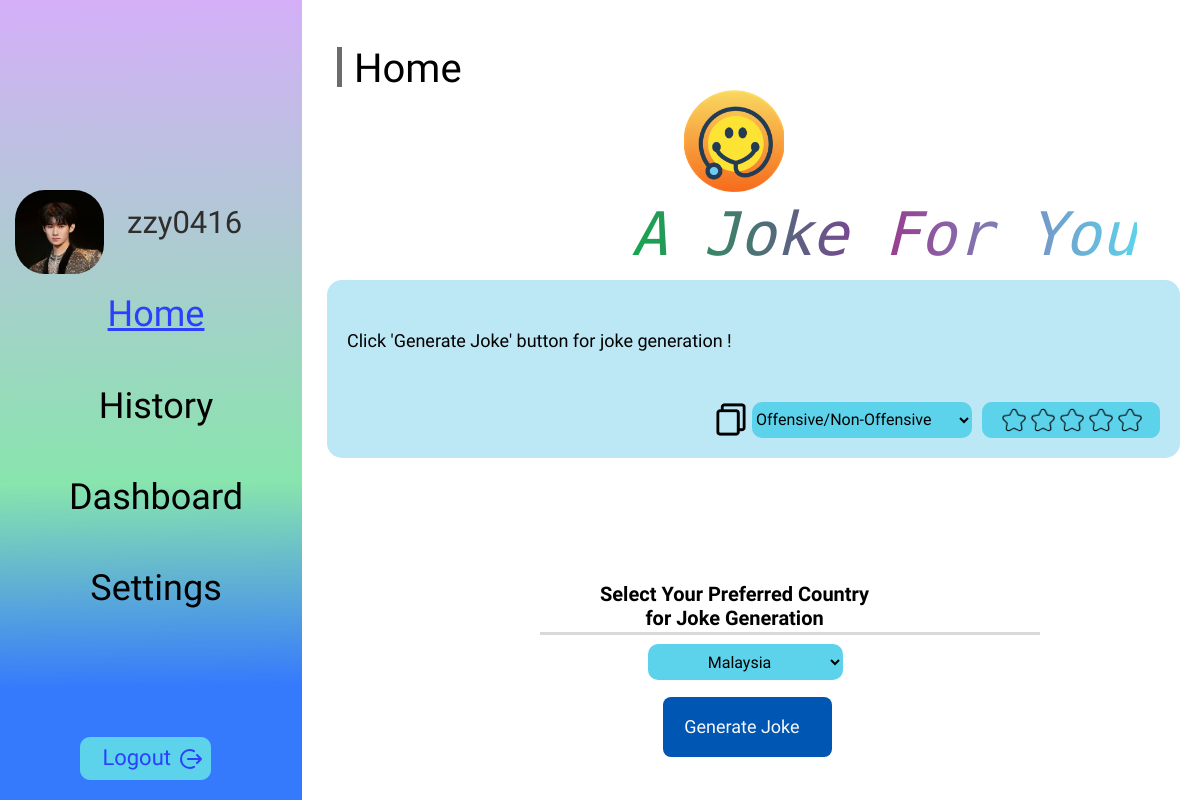
Screenshot of /home/ (signed in) with the database file from the repository.
### Users/models.py (models this page shows, shortened)
class User(models.Model):
    username = models.CharField(max_length=7, unique=True, null=False, blank=False)
    password = models.CharField(max_length=128, null=False, blank=False)
    country = models.CharField(max_length=20, choices=COUNTRY_CHOICES, null=False, blank=False)
    age = models.PositiveIntegerField()
    profile_image = models.ImageField(upload_to='images/', default='images/profilepic.jpg')
    is_admin = models.BooleanField(default=False)
    gender = models.CharField(max_length=1, choices=GENDER_CHOICES, null=False, blank=False)

### Users/views.py (the view)
# urls.py: path('home/', views.index, name='index'), #create history with restapi done
def index(request):
    user_id = request.session.get('user_id')
    if user_id:
        user = User.objects.get(id=user_id)
    else:
        user = None
    return render(request, 'home.html', {'user': user})

### Users/templates/home.html (shortened to what this page needs)
{% load static %}
<!DOCTYPE html>
<html lang="en">
<head>
    <link rel="stylesheet" href="https://unpkg.com/animate.css@4.1.1/animate.css" />
    <link rel="stylesheet" href="https://unpkg.com/@teleporthq/teleport-custom-scripts/dist/style.css" />
</head>
<body>
    {% if user %}
    <link rel="stylesheet" href="{% static 'css/style.css' %}">
    <div>
        <link href="{% static 'css/home-page.css' %}" rel="stylesheet" />
        <div class="home-page-container">
            <div class="home-page-home-page">
                <div class="home-page-rectangle2">
                    <div class="username-container">
                        <img src="{{ user.profile_image.url }}" alt="Ellipse88534" class="home-page-ellipse8" />
                        <span class="home-page-text02"><span>{{ user.username }}</span></span>
                    </div>
                    <span class="home-page-text04"> <span>Home</span></span>
                    <span class="home-page-text06">
                        <a href="{% url 'history' %}" class="home-page-link">History</a>
                    </span>
                    <span class="home-page-text06">
                        <a href="{% url 'dashboard' %}" class="home-page-link">Dashboard</a>
                    </span>
                    <span class="home-page-text08">
                        <a href="{% url 'usersettings' %}" class="home-page-link">Settings</a>
                    </span>
                    <div class="home-page-group13" onclick="showLogoutAlert()">
                        <img src="{% static 'asset/rectangle491125-hq87.svg' %}" alt="Rectangle491125"
                            class="home-page-rectangle49" />
                        <img src="{% static 'asset/logout041125-yt97.svg' %}" alt="logout041125"
                            class="home-page-logout04" />
                        <span class="home-page-text22">
                            <a href="{% url 'logout' %}" id="logout-link">Logout</a>
                        </span>
                    </div>
                </div>
                <img src="{% static 'asset/rectangle41122-y8l4-200w.png' %}" alt="Rectangle41122"
                    class="home-page-rectangle4" />
                <span class="home-page-text"><span>Home</span></span>
                <img src="{% static 'asset/image34435-e9f-200w.png' %}" alt="Rectangle41122"
                    class="logo" />
                <div class="animated_text">
                    <span class="home-page-text10">A Joke For You</span>
                </div>
                <div class="text-bubble-container">
                    <div class="home-page-text-container">
                        <span class="home-page-text14" id="joke-text">
                            <div id="result"> Click 'Generate Joke' button for joke generation ! </div>
                        </span>
                    </div>
                    <div class="bottom-right-container">
                        <button onclick="copyToClipboard()">
                            <img src="{% static 'asset/image101044-zua-200w.png' %}" alt="Copy icon"
                                class="home-page-image10" />
                        </button>
                        <div class="sign-up-page-input2">
                            <select id="offensive-status" name="offensive" required class="home-page-rectangle60">
                                <option value="" disabled selected>Offensive/Non-Offensive</option>
                            </select>
                        </div>
                        <div class="home-page-group14">
                            <div class="star-rating">
                                <img src="{% static 'asset/image41033-0dx-200h.png' %}" alt="Star" class="star"
                                    data-index="1" />
                                <img src="{% static 'asset/image41033-0dx-200h.png' %}" alt="Star" class="star"
                                    data-index="2" />
                                <img src="{% static 'asset/image41033-0dx-200h.png' %}" alt="Star" class="star"
                                    data-index="3" />
                                <img src="{% static 'asset/image41033-0dx-200h.png' %}" alt="Star" class="star"
                                    data-index="4" />
                                <img src="{% static 'asset/image41033-0dx-200h.png' %}" alt="Star" class="star"
                                    data-index="5" />
                            </div>
                        </div>
                    </div>
                </div>
                <div class="home-page-group1">
                    <button id="generate-joke-button" class="home-page-joke-button">
                        <div class="home-page-rectangle5"></div>
                        <span class="home-page-text24"><span>Generate Joke</span></span>
                    </button>
                </div>
                {% if user %}
                <div class="sign-up-page-input2">
                    <select id="country" name="country" required class="home-page-rectangle91">
                        <option value="1" {% if user.country == "MY" %}selected{% endif %}>Malaysia</option>
                    </select>
                    <div class="linedivider"></div>
                    <span class="home-page-text50"><span>Select Your Preferred Country<br /> for Joke
                            Generation</span></span>
                </div>
                {% endif %}
            </div>
        </div>
    </div>
    {% else %}
    <p>You are not logged in. <a href="{% url 'login' %}">Click here to login</a></p>
    {% endif %}
</body>
</html>

### Users/static/css/style.css (style rules this page uses)
:root { --dl-size-size-large: 144px; --dl-size-size-small: 48px; --dl-size-size-medium: 96px; --dl-size-size-xlarge: 192px; --dl-size-size-xsmall: 16px; --dl-space-space-unit: 16px; --dl-size-size-xxlarge: 288px; --dl-size-size-maxwidth: 1400px; --dl-color-theme-accent1: #FFFFFF; --dl-color-theme-accent2: #F5D1B0; --dl-radius-radius-round: 50%; --dl-color-theme-primary1: #BF4408; --dl-color-theme-primary2: #E65103; --dl-space-space-halfunit: 8px; --dl-space-space-sixunits: 96px; --dl-space-space-twounits: 32px; --dl-radius-radius-radius2: 2px; --dl-radius-radius-radius4: 4px; --dl-radius-radius-radius8: 8px; --dl-space-space-fiveunits: 80px; --dl-space-space-fourunits: 64px; --dl-color-theme-secondary1: #FFFFFF; --dl-color-theme-secondary2: #FBF1EB; --dl-space-space-threeunits: 48px; --dl-color-theme-neutral-dark: #191818; --dl-radius-radius-cardradius: 8px; --dl-color-theme-neutral-light: #FBFAF9; --dl-radius-radius-imageradius: 8px; --dl-radius-radius-inputradius: 24px; --dl-radius-radius-buttonradius: 24px; --dl-space-space-oneandhalfunits: 24px; }

### Users/templates/home.html (style rules this page uses)
html { line-height: 1.15; }
body { margin: 0; }
* { box-sizing: border-box; border-width: 0; border-style: solid; }
p, li, ul, pre, div, h1, h2, h3, h4, h5, h6, figure, blockquote, figcaption { margin: 0; padding: 0; }
button { background-color: transparent; }
button, input, optgroup, select, textarea { font-family: inherit; font-size: 100%; line-height: 1.15; margin: 0; }
button, select { text-transform: none; }
button, [type="button"], [type="reset"], [type="submit"] { -webkit-appearance: button; }
a { color: inherit; text-decoration: inherit; }
img { display: block; }
html { scroll-behavior: smooth }
html { font-family: Inter; font-size: 16px; }
body { font-weight: 400; font-style: normal; text-decoration: none; text-transform: none; letter-spacing: normal; line-height: 1.15; color: var(--dl-color-theme-neutral-dark); background-color: var(--dl-color-theme-neutral-light); fill: var(--dl-color-theme-neutral-dark); }

### rows the page displays
User: profile_image (picture), username "zzy0416", country "Malaysia"
